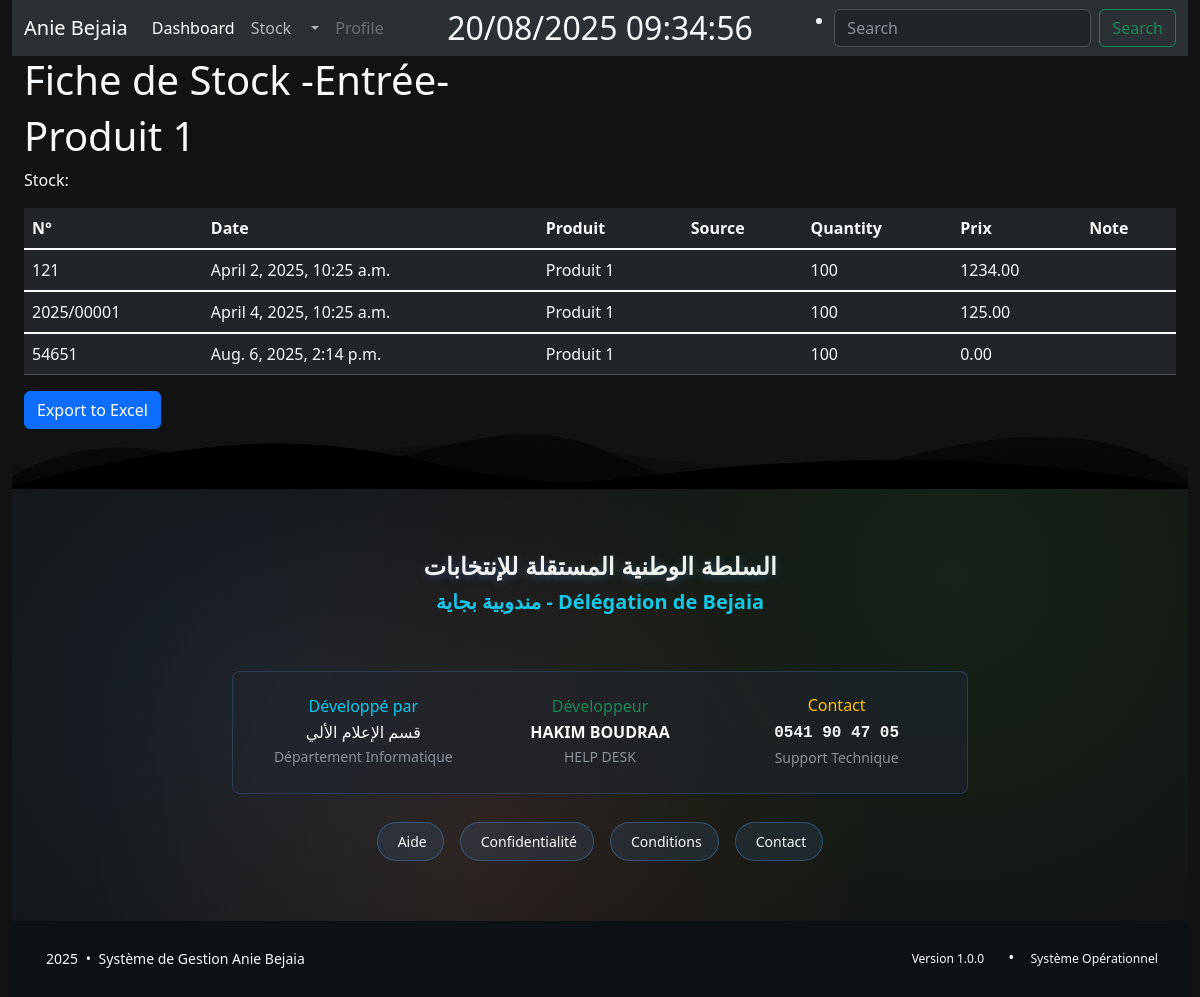
The app's page /fiche-stock-entr/1, older data.
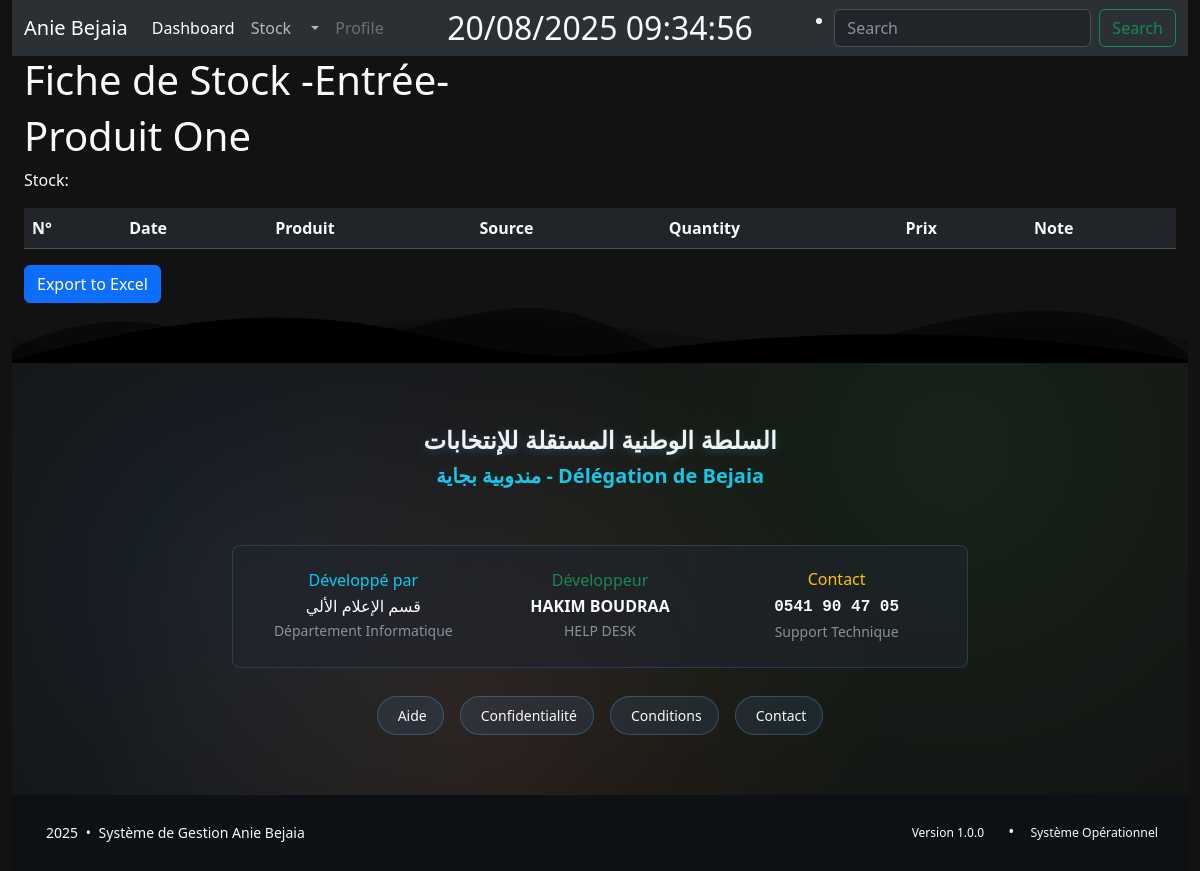
The same page, newer data.
### StockApp/models.py (models this page shows, shortened)
class Product(models.Model):
    user = models.ForeignKey(
        User, related_name="products", on_delete=models.DO_NOTHING
    )
    name = models.CharField(max_length=100)
    description = tinymce_models.HTMLField(blank=True, null=True)
    category = models.ForeignKey("Category", on_delete=models.CASCADE)
    quantity = models.IntegerField(default=1)
    price = models.DecimalField(max_digits=10, decimal_places=2, default=1)
    expiration_date = models.DateField(null=True, blank=True)

class FicheStockEntr(models.Model):
    user = models.ForeignKey(User, on_delete=models.DO_NOTHING, null=True, blank=True)
    name_fiche = models.ForeignKey(Product, on_delete=models.CASCADE)  # 🔹 إضافة علاقة بالمنتج
    date = models.DateTimeField(auto_now_add=True)
    number = models.CharField(max_length=10)
    source = models.ForeignKey("Commercial.Supplier", on_delete=models.CASCADE)
    quantity = models.IntegerField(default=1)
    price = models.DecimalField(max_digits=10, decimal_places=2, default=1)
    observation = tinymce_models.HTMLField(blank=True, null=True)

### StockApp/views.py (the view)
# urls.py: path('fiche-stock-entr/<int:pk>', views.fiche_stock_entr, name='fiche_stock_entr'),
def fiche_stock_entr(request, pk):
    item = get_object_or_404(Product, pk=pk)
    list_fiche = FicheStockEntr.objects.filter(name_fiche=item).order_by('id')  # 🔹 تصفية السجلات للمنتج المحدد
    paginator = Paginator(list_fiche, 10)
    page_number = request.GET.get("page")
    page_obj = paginator.get_page(page_number)
    return render(request, 'ficheStockEntr.html', {
        'item': item,
        "page_obj": page_obj
        })

### StockApp/templates/ficheStockEntr.html
{% extends 'base.html' %}
{% block content %}
<h1>Fiche de Stock -Entrée-</h1>
<h1>{{ item.name }}</h1>
<p>Stock: {{ item.description | safe }} </p>
<table class="table text-light">
  <thead>
    <tr>
      <th scope="col">N°</th>
      <th scope="col">Date</th>
      <th scope="col">Produit</th>
      <th scope="col">Source</th>
      <th scope="col">Quantity</th>
      <th scope="col">Prix</th>
      <th scope="col">Note</th>
    </tr>
  </thead>
  {% for fiche_enters in page_obj %}
    {% if fiche_enters.name_fiche == item %}
      <tbody class="table-group-divider">
        <tr>
          <td>{{ fiche_enters.number }}</td>
          <td>{{ fiche_enters.date }}</td>
          <td>{{ fiche_enters.name_fiche.name | safe }}</td>
          <td>{{ fiche_enters.source }}</td>
          <td>{{ fiche_enters.quantity }}</td>
          <td>{{ fiche_enters.price }}</td>
          <td>{{ fiche_enters.observation | truncatewords:3 | safe }}</td>
        </tr>
      </tbody>
    {% endif %}
  {% endfor %}
</table>
<a href="{% url 'product:export_products_to_excel' %}" class="btn btn-primary">Export to Excel</a>
{% endblock %}

Row changes from the older to the newer data that the page shows:
removed FicheStockEntr: number "121", date "April 2, 2025, 10:25 a.m.", name_fiche.name "Produit 1", quantity "100", price "1234.00"
removed FicheStockEntr: number "2025/00001", date "April 4, 2025, 10:25 a.m.", name_fiche.name "Produit 1", quantity "100", price "125.00"
removed FicheStockEntr: number "54651", date "Aug. 6, 2025, 2:14 p.m.", name_fiche.name "Produit 1", quantity "100", price "0.00"
changed Product: name "Produit 1" → "Produit One"
